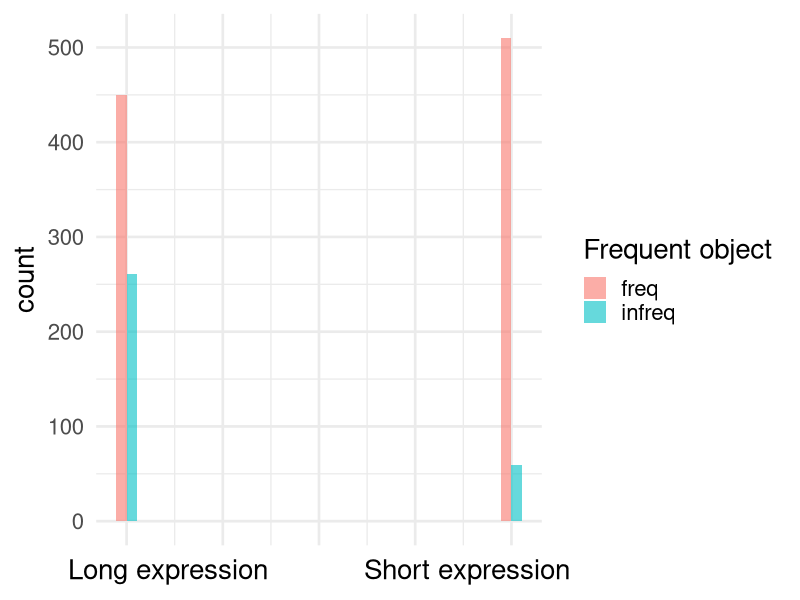
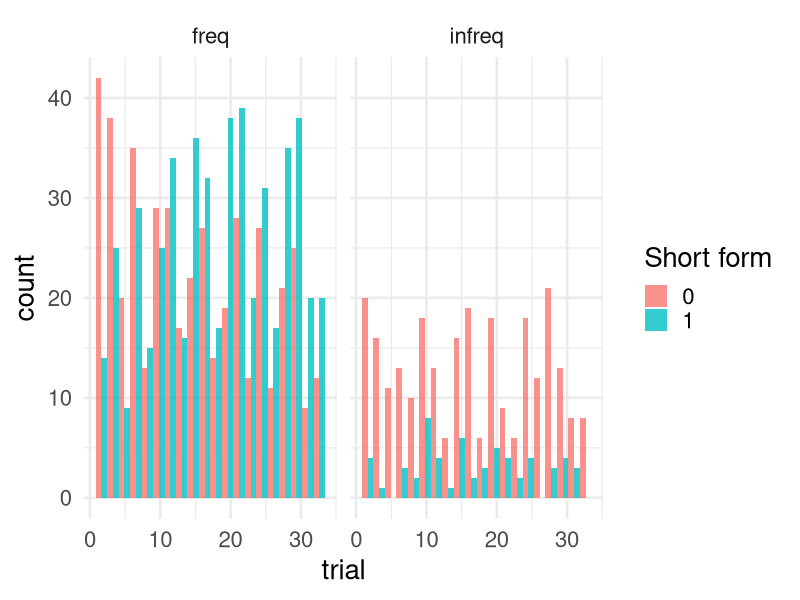

Recreate these plots in R, in order.
## ---- chunk 1
### Packages we will use ###
library(dplyr)
library(ggplot2)

df <- read.csv('../session02/senderdata.csv')
head(df)
## ---- chunk 2
df$short <- ifelse(df$label == 'zop', 1, 0)   #new column, 1 if "zop" was used and 0 otherwise.
df$freq <- ifelse(df$display %in% c(0,1),  'freq', 'infreq') #new column, 1 if object was frequent and 0 otherwise
## ---- chunk 3
ggplot(df, aes(x = short, fill = as.factor(freq))) +
         geom_histogram(bins=20, alpha=0.6, position='dodge') +
         theme_minimal(base_size=20) +
         xlab('Long expression            Short expression') + 
        theme(axis.text.x = element_blank(),
              axis.ticks.x = element_blank()) +
  scale_fill_discrete(name="Frequent object") 

## ---- chunk 4
ggplot(df, aes(x = trial, fill=as.factor(short))) +
         geom_histogram(bins=20, alpha=0.8, position='dodge') +
         facet_wrap(~ as.factor(freq)) +
         theme_minimal(base_size=20) +
    scale_fill_discrete(name="Short form") 

## ---- chunk 5
#Notice that we're now using a function called glm()
#Notice that we now specify the family of the model (Binomial)
#Notice that we now specify the link function (logit)

zipf_freq <- glm(formula = short ~ 1 + freq,
                       data    = df,
                       family  = binomial(link = 'logit')
                        )
summary(zipf_freq)
## ---- chunk 6
inv.logit <- function(x){exp(x) / (1 + exp(x))}


inv.logit(0.13 - 1.612) #probability of zop for infrequent object
inv.logit(0.13)               #probability of zop for frequent object
## ---- chunk 7
#Notice that we're now using a function called glm()
#Notice that we now specify the family of the model (Binomial)
#Notice that we now specify the link function (logit)

zipf_trial <- glm(formula = short ~ 1 + trial,
                       data    = df,
                       family  = binomial(link = 'logit')
                        )
summary(zipf_trial)
## ---- chunk 8
inv.logit(-0.74 + (1 * 0.039))  #probability of zop in the first trial
inv.logit(-0.74 + (20 * 0.039)) #probability of zop in the 20th trial
inv.logit(-0.74 + (32 * 0.039)) #probability of zop in the final trial
## ---- chunk 9
#Notice that we're now using a function called glm()
#Notice that we now specify the family of the model (Binomial)
#Notice that we now specify the link function (logit)

zipf_trial_freq <- glm(formula = short ~ 1 + trial + freq,
                       data    = df,
                       family  = binomial(link = 'logit')
                        )
summary(zipf_trial_freq)
## ---- chunk 10
inv.logit(-0.43 + (1 *  0.034) + (1 * -1.64))  #probability of zop in the first trial for infreq.
inv.logit(-0.43 + (20 * 0.034) + (1 * -1.64))  #probability of zop in the 20th trial for infreq.
inv.logit(-0.43 + (32 * 0.034) + (1 * -1.64))  #probability of zop in the final trial for infreq.

inv.logit(-0.43 + (1 *  0.034) + (0 * -1.64))  #probability of zop in the first trial for freq.
inv.logit(-0.43 + (20 * 0.034) + (0 * -1.64))  #probability of zop in the 20th trial for freq.
inv.logit(-0.43 + (32 * 0.034) + (0 * -1.64))  #probability of zop in the final trial for freq.
## ---- chunk 11
zipf_trial$aic
zipf_freq$aic
zipf_trial_freq$aic
